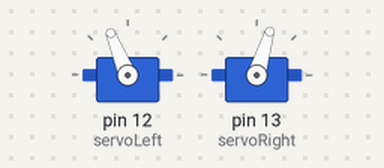
The sketch below on a simulated Arduino Uno, built with avr-gcc and run on an emulated ATmega328P. Shown: 2 × servo.

Above: at 1.05 s.
At 2.25 s:
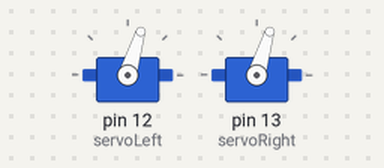
At 3.5 s:
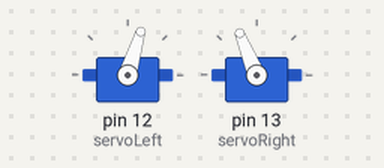
At 6.0 s:
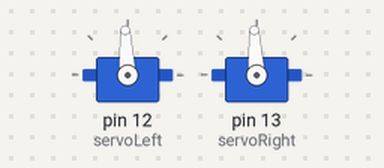
Timing chart, 0 to 7.5 s (numbered marks = the images above):
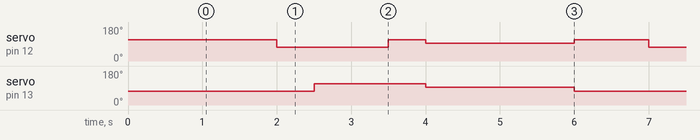

Measured:
- by itself, servo on pin 12 (servoLeft): repeats every 5.0 s: 112° 0.50 s, 93° 2.0 s, 112° 1.0 s, 73° 1.5 s
- by itself, servo on pin 13 (servoRight): repeats every 5.0 s: 93° 2.0 s, 73° 1.5 s, 112° 1.5 s

The sketch:

motion_test.ino
```cpp
#include <Servo.h>

Servo servoRight;
Servo servoLeft;

void setup() {
  // put your setup code here, to run once:
  delay(1000);

  servoLeft.attach(12);
  servoRight.attach(13);
  servoLeft.writeMicroseconds(1500);
  servoRight.writeMicroseconds(1300);

}

void loop() {
  forward(1000);
  turnLeft(500);
  backward(1000);
  turnRight(500);
  stopnow();
  delay(2000);
}

void stopnow(){
  servoLeft.writeMicroseconds(1500);
  servoRight.writeMicroseconds(1500);
}

void forward(int time)                       // Forward function
{
  servoLeft.writeMicroseconds(1700);         // Left wheel counterclockwise
  servoRight.writeMicroseconds(1300);        // Right wheel clockwise
  delay(time);                               // Maneuver for time ms
}

void turnLeft(int time)                      // Left turn function
{
  servoLeft.writeMicroseconds(1300);         // Left wheel clockwise
  servoRight.writeMicroseconds(1300);        // Right wheel clockwise
  delay(time);                               // Maneuver for time ms
}

void turnRight(int time)                     // Right turn function
{
  servoLeft.writeMicroseconds(1700);         // Left wheel counterclockwise
  servoRight.writeMicroseconds(1700);        // Right wheel counterclockwise
  delay(time);                               // Maneuver for time ms
}

void backward(int time)                      // Backward function
{
  servoLeft.writeMicroseconds(1300);         // Left wheel clockwise
  servoRight.writeMicroseconds(1700);        // Right wheel counterclockwise
  delay(time);                               // Maneuver for time ms
}
```
